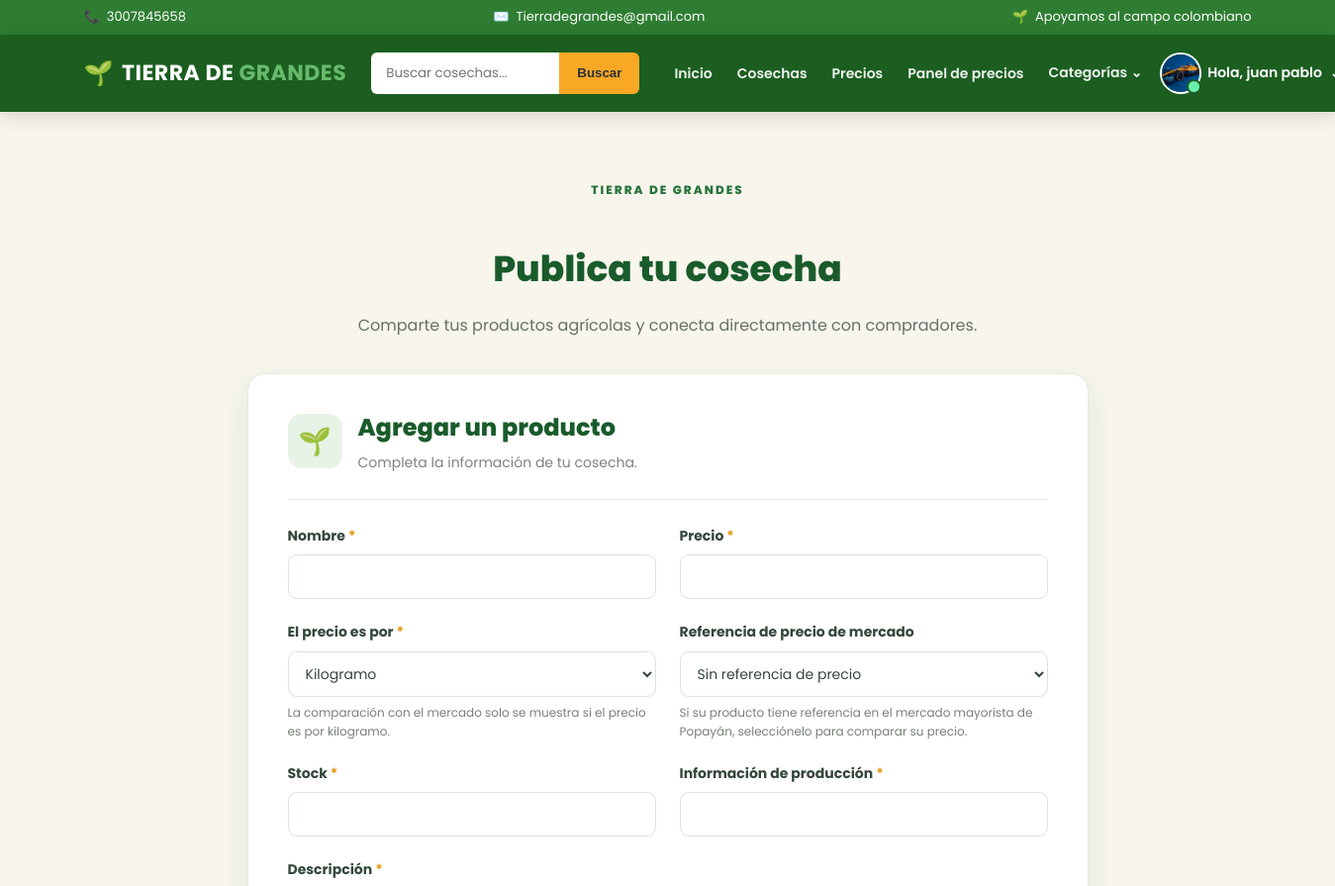
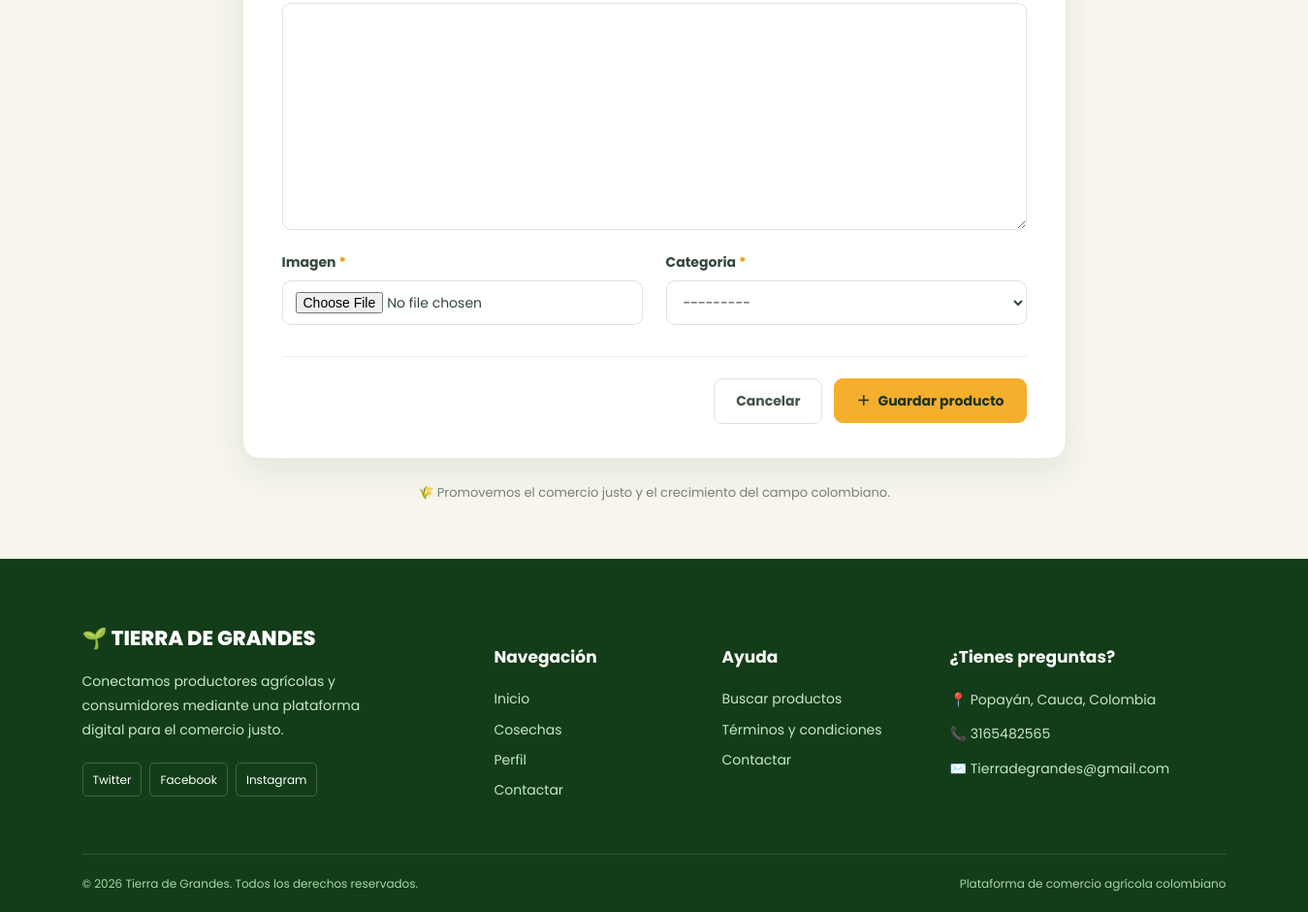
The app's page /agregar-producto/ (signed in) with its own data (2 pictures, top to bottom).
### cuentas/models.py (models this page shows, shortened)
class Cuentas (AbstractBaseUser):
    nombres = models.CharField(max_length=50)
    apellidos = models.CharField(max_length=50)
    nombreusuario = models.CharField(max_length=50, unique=True)
    email = models.CharField(max_length=100, unique=True)
    numero_telefono = models.CharField(max_length=50)
    date_joined = models.DateTimeField(auto_now_add=True)
    last_login = models.DateTimeField(auto_now_add=True)
    is_admin = models.BooleanField(default=False)
    is_staff = models.BooleanField(default=False)
    is_active = models.BooleanField(default=False)
    is_superadmin = models.BooleanField(default=False)
    USERNAME_FIELD = 'email'
    REQUIRED_FIELDS = ['nombreusuario', 'nombres', 'apellidos']
    objects = CuentaAdd()
    def full_nombre(self):
        return f'{self.nombres} {self.apellidos}'

class UserPerfil(models.Model):
    user = models.OneToOneField(Cuentas, on_delete=models.CASCADE)
    direccion_linea_1 = models.CharField(blank=True, max_length=100)
    direccion_linea_2 = models.CharField(blank=True, max_length=100)
    image_perfil = models.ImageField(upload_to='userperfil')
    ciudad = models.CharField(blank=True, max_length=20)
    departamento = models.CharField(blank=True, max_length=20)
    descripcion = models.TextField()
    instagram = models.URLField("Instagram", max_length=200, blank=True)
    tiktok = models.URLField("TikTok", max_length=200, blank=True)
    facebook = models.URLField("Facebook", max_length=200, blank=True)

### productos/views.py (the view)
# urls.py: path('agregar-producto/', views.agregar_Producto, name="agregar_producto"),
@login_required
def agregar_Producto(request):
    current_user = get_object_or_404(Cuentas, pk=request.user.pk)
    if request.method == 'POST':
        formulario = ProductoForm(data=request.POST, files=request.FILES)
        if formulario.is_valid():
            producto = formulario.save(commit=False)
            producto.user = current_user
            producto.save()
            messages.success(request, 'producto cargado')
            return redirect ('inicio')
    else:
        formulario = ProductoForm()
    return render(request, 'producto/agregarproducto.html', {'formulario' : formulario})

### tiera_de_grandes/templates/producto/agregarproducto.html (shortened to what this page needs)
{% extends 'index.html' %}
{% load static %}
{% block content %}
    <link rel="stylesheet" href="{% static 'css/producto-form.css' %}">
<section class="tdg-product-section">
    <div class="container">
        <div class="tdg-page-heading">
            <span class="tdg-eyebrow">TIERRA DE GRANDES</span>
            <h1>Publica tu cosecha</h1>
            <p>
                Comparte tus productos agrícolas y conecta directamente
                con compradores.
            </p>
        </div>
        <div class="tdg-form-card">
            <div class="tdg-form-header">
                <div class="tdg-form-icon">🌱</div>
                <div>
                    <h2>Agregar un producto</h2>
                    <p>Completa la información de tu cosecha.</p>
                </div>
            </div>
            <hr class="tdg-divider">
            <form method="POST"
                  action=""
                  enctype="multipart/form-data">
                <div class="tdg-form-grid">
                    {% for field in formulario %}
                        <div class="tdg-field
                            {% if field.name == 'descripcion' or field.name == 'informacion_produccion' %}
                                tdg-field-full
                            {% endif %}">
                            <label for="{{ field.id_for_label }}">
                                {{ field.label }}
                                {% if field.field.required %}
                                    <span class="tdg-required">*</span>
                                {% endif %}
                            </label>
                            {{ field }}
                            {% if field.help_text %}
                                <small class="tdg-help">
                                    {{ field.help_text }}
                                </small>
                            {% endif %}
                        </div>
                    {% endfor %}
                </div>
                <div class="tdg-form-actions">
                    <a href="{% url 'inicio' %}" class="tdg-btn-cancel">
                        Cancelar
                    </a>
                    <button type="submit" class="tdg-btn-save">
                        <span>＋</span> Guardar producto
                    </button>
                </div>
            </form>
        </div>
        <p class="tdg-footer-note">
            🌾 Promovemos el comercio justo y el crecimiento del campo colombiano.
        </p>
    </div>
</section>
{% endblock content %}

### tiera_de_grandes/templates/index.html (shortened to what this page needs)
<!DOCTYPE html>
{% load humanize %}
{% load static %}
<html lang="es">
<head>
    <link rel="stylesheet" href="{% static 'css/index.css' %}">
    <link rel="stylesheet" href="{% static 'css/base_extra.css' %}">
    <link rel="stylesheet" href="{% static 'css/login_tdg.css' %}">
</head>
<body>
    <div class="top-bar">
        <div class="container">
            <div class="top-bar-content">
                <div class="top-item">
                    <span aria-hidden="true">📞</span>
                    <span>3007845658</span>
                </div>
                <div class="top-item">
                    <span aria-hidden="true">✉️</span>
                    <span>Tierradegrandes@gmail.com</span>
                </div>
                <div class="top-item top-message">
                    <span aria-hidden="true">🌱</span>
                    <span>Apoyamos al campo colombiano</span>
                </div>
            </div>
        </div>
    </div>
    <nav class="main-navbar" aria-label="Navegación principal">
        <div class="container">
            <div class="navbar-content">
                <a href="{% url 'inicio' %}" class="brand">
                    <span class="brand-icon" aria-hidden="true">🌱</span>
                    <span>TIERRA DE <strong>GRANDES</strong></span>
                </a>
                <form class="search-form" action="{% url 'buscador' %}" method="get" role="search">
                    <input type="search" name="keyword" placeholder="Buscar cosechas..." aria-label="Buscar productos">
                    <button type="submit">Buscar</button>
                </form>
                <div class="nav-menu">
                    <a href="{% url 'inicio' %}" class="nav-link">Inicio</a>
                    <a href="{% url 'verproducto' %}" class="nav-link">Cosechas</a>
                    <a href="{% url 'inteligencia_artificial:precios_referencia' %}" class="nav-link">Precios</a>
                    <a href="{% url 'inteligencia_artificial:panel_precios' %}" class="nav-link">Panel de precios</a>
                    <div class="nav-dropdown" data-dropdown>
                        <button class="nav-link dropdown-button"
                                type="button"
                                data-dropdown-toggle
                                aria-haspopup="true"
                                aria-expanded="false"
                                aria-controls="categoriasMenu">
                            Categorías <span aria-hidden="true">⌄</span>
                        </button>
                    </div>
                    {% if request.user.is_authenticated %}
                        {% with u=request.user %}
                        <div class="nav-dropdown" data-dropdown>
                            <button class="user-button"
                                    type="button"
                                    data-dropdown-toggle
                                    aria-haspopup="true"
                                    aria-expanded="false"
                                    aria-controls="userMenu">
                                <span class="user-avatar" aria-hidden="true">
                                    <span class="user-initial">{{ u.nombres|default:u.nombreusuario|default:"U"|slice:":1"|upper }}</span>
                                    {% if u.userperfil.image_perfil %}
                                        <img src="{{ u.userperfil.image_perfil.url }}"
                                             alt=""
                                             class="user-photo"
                                             onerror="this.remove()">
                                    {% endif %}
                                </span>
                                <span class="user-name">Hola, {{ u.nombres|default:u.nombreusuario|truncatechars:14 }}</span>
                                <span class="dropdown-caret" aria-hidden="true">⌄</span>
                            </button>
                        </div>
                        {% endwith %}
                    {% else %}
                        <a href="{% url 'login' %}" class="nav-link">Iniciar Sesión</a>
                        <a href="{% url 'registrar' %}" class="register-button">Regístrate</a>
                    {% endif %}
                </div>
            </div>
        </div>
    </nav>
    {% block content %}{% endblock content %}
    <footer class="footer">
        <div class="container">
            <div class="footer-grid">
                <div class="footer-column">
                    <a href="{% url 'inicio' %}" class="footer-brand">🌱 TIERRA DE GRANDES</a>
                    <p>
                        Conectamos productores agrícolas y
                        consumidores mediante una plataforma
                        digital para el comercio justo.
                    </p>
                    <div class="social-links">
                        <a href="https://twitter.com/?lang=es" target="_blank" rel="noopener noreferrer">Twitter</a>
                        <a href="https://www.facebook.com/profile.php?id=100084250750943" target="_blank" rel="noopener noreferrer">Facebook</a>
                        <a href="https://www.instagram.com/" target="_blank" rel="noopener noreferrer">Instagram</a>
                    </div>
                </div>
                <div class="footer-column">
                    <h4>Navegación</h4>
                    <a href="{% url 'inicio' %}">Inicio</a>
                    <a href="{% url 'verproducto' %}">Cosechas</a>
                    {% if request.user.is_authenticated %}
                        <a href="{% url 'perfil' %}">Perfil</a>
                    {% endif %}
                    <a href="{% url 'contactar' %}">Contactar</a>
                </div>
                <div class="footer-column">
                    <h4>Ayuda</h4>
                    <a href="{% url 'verproducto' %}">Buscar productos</a>
                    <a href="#">Términos y condiciones</a>
                    <a href="{% url 'contactar' %}">Contactar</a>
                </div>
                <div class="footer-column">
                    <h4>¿Tienes preguntas?</h4>
                    <p>📍 Popayán, Cauca, Colombia</p>
                    <p>📞 3165482565</p>
                    <p>✉️ Tierradegrandes@gmail.com</p>
                </div>
            </div>
            <div class="footer-bottom">
                <p>© {% now "Y" %} Tierra de Grandes. Todos los derechos reservados.</p>
                <p>Plataforma de comercio agrícola colombiano</p>
            </div>
        </div>
    </footer>
</body>
</html>

### records on screen
Cuentas: userperfil.image_perfil (picture), nombres "juan pablo"

### other values on screen
{{ field.label }} "Nombre" "Precio" "El precio es por" "Referencia de precio de mercado" "Stock" "Información de producción" "Descripción" "Imagen" "Categoria"
{{ field.help_text }} "La comparación con el mercado solo se muestra si el precio es por kilogramo." "Si su producto tiene referencia en el mercado mayorista de Popayán, selecciónelo para comparar su precio."
